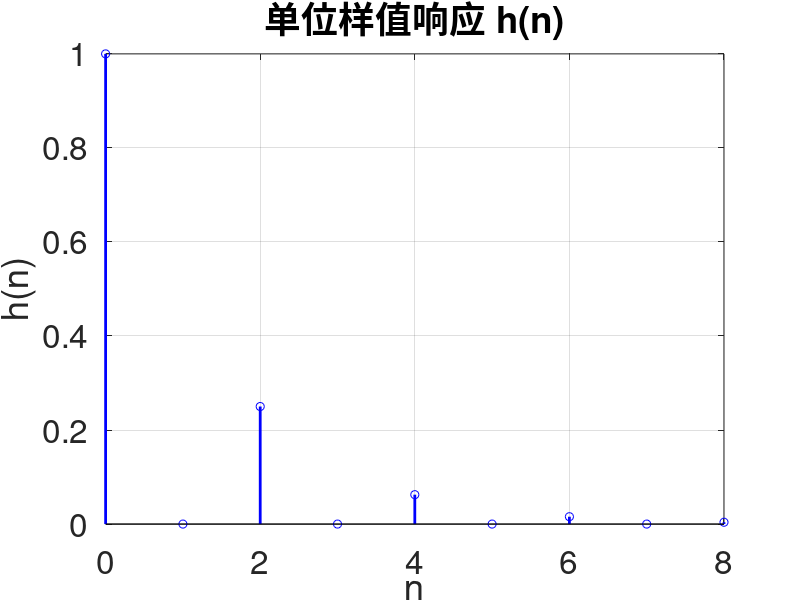
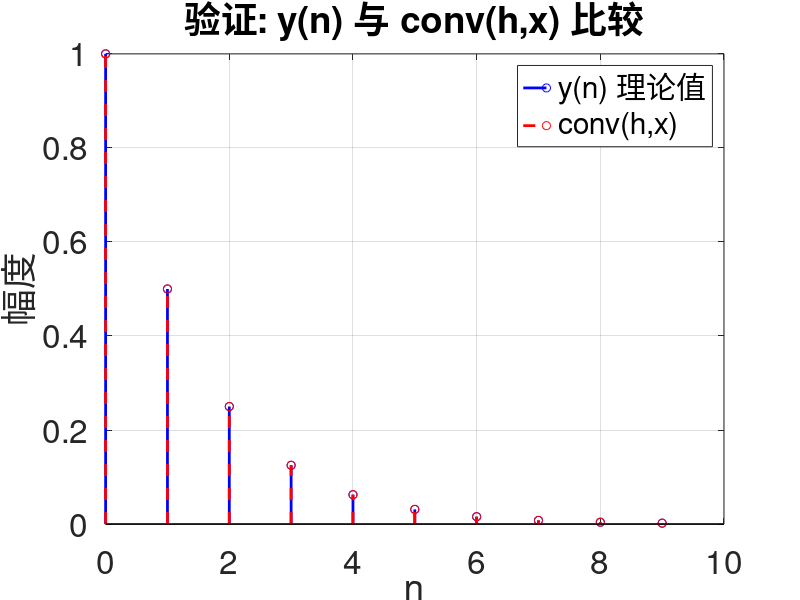

Reproduce these figures in MATLAB, in order.
clear;
close all;
clc;


% ex07_06.m  |  例7.6 · 解卷积  |  AI 生成，已校验，R2023b
% 反求单位样值响应 h(n)
N = 10;                     % 取输出序列前 N 点
n_y = 0:N-1;
y = 0.5.^n_y;               % y(n) = 0.5^n u(n)
x = [1, 0.5];               % 输入序列非零值

% 用 deconv 求 h(n)
[h, r] = deconv(y, x);
n = 0:length(h)-1;          % h 对应的序号

% 绘制单位样值响应
figure;
stem(n, h, 'b', 'LineWidth', 2);
xlabel('n', 'FontSize', 24);
ylabel('h(n)', 'FontSize', 24);
title('单位样值响应 h(n)', 'FontSize', 24);
set(gca, 'FontSize', 24);
grid on;

% 验证：计算卷积并与理论输出比较
y_conv = conv(h, x);
y_conv = y_conv(1:N);       % 截取前 N 点，与 y 等长

figure;
stem(n_y, y, 'b', 'LineWidth', 2); hold on;
stem(n_y, y_conv, 'r--', 'LineWidth', 2);
xlabel('n', 'FontSize', 24);
ylabel('幅度', 'FontSize', 24);
title('验证: y(n) 与 conv(h,x) 比较', 'FontSize', 24);
legend('y(n) 理论值', 'conv(h,x)', 'FontSize', 24);
set(gca, 'FontSize', 24);
grid on;
